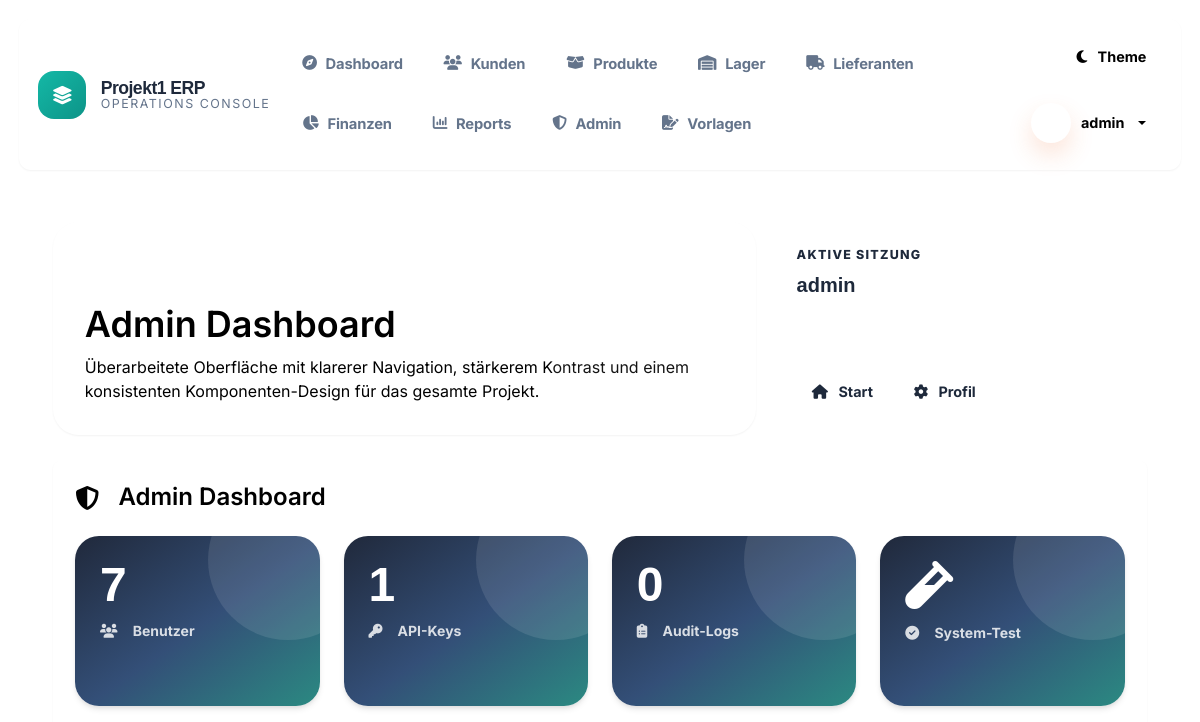
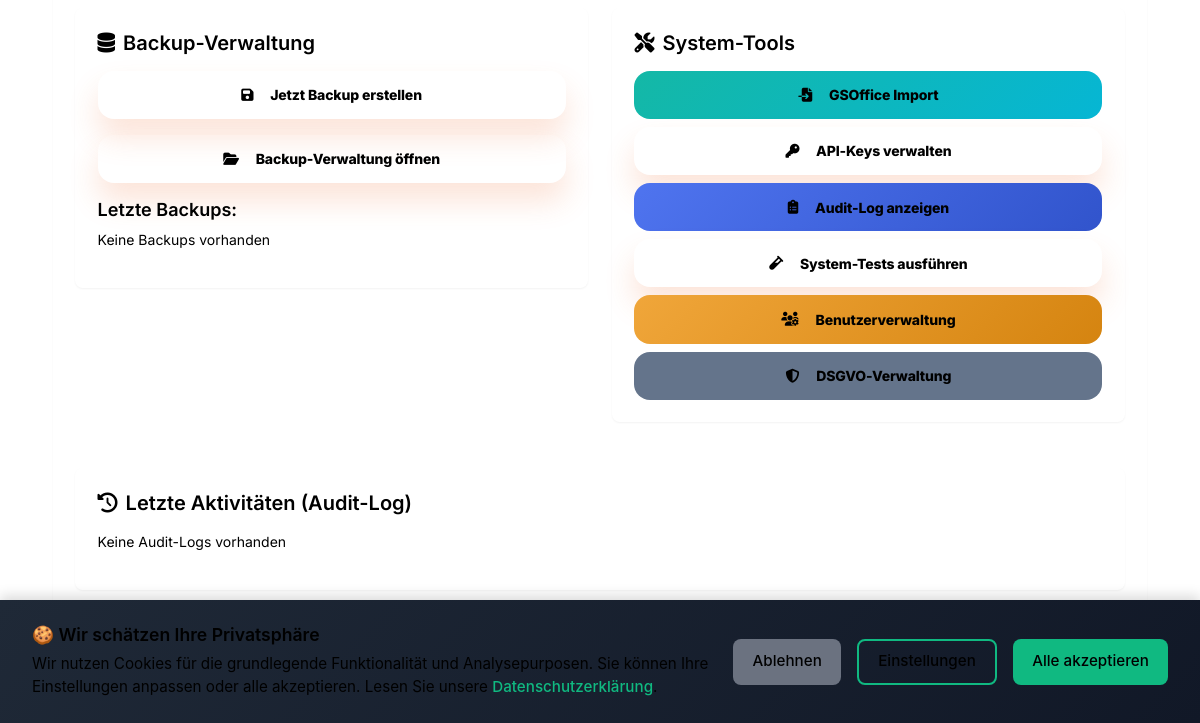
/admin_dashboard.php (signed in), run on an earlier commit of the app's database (2 pictures, top to bottom).
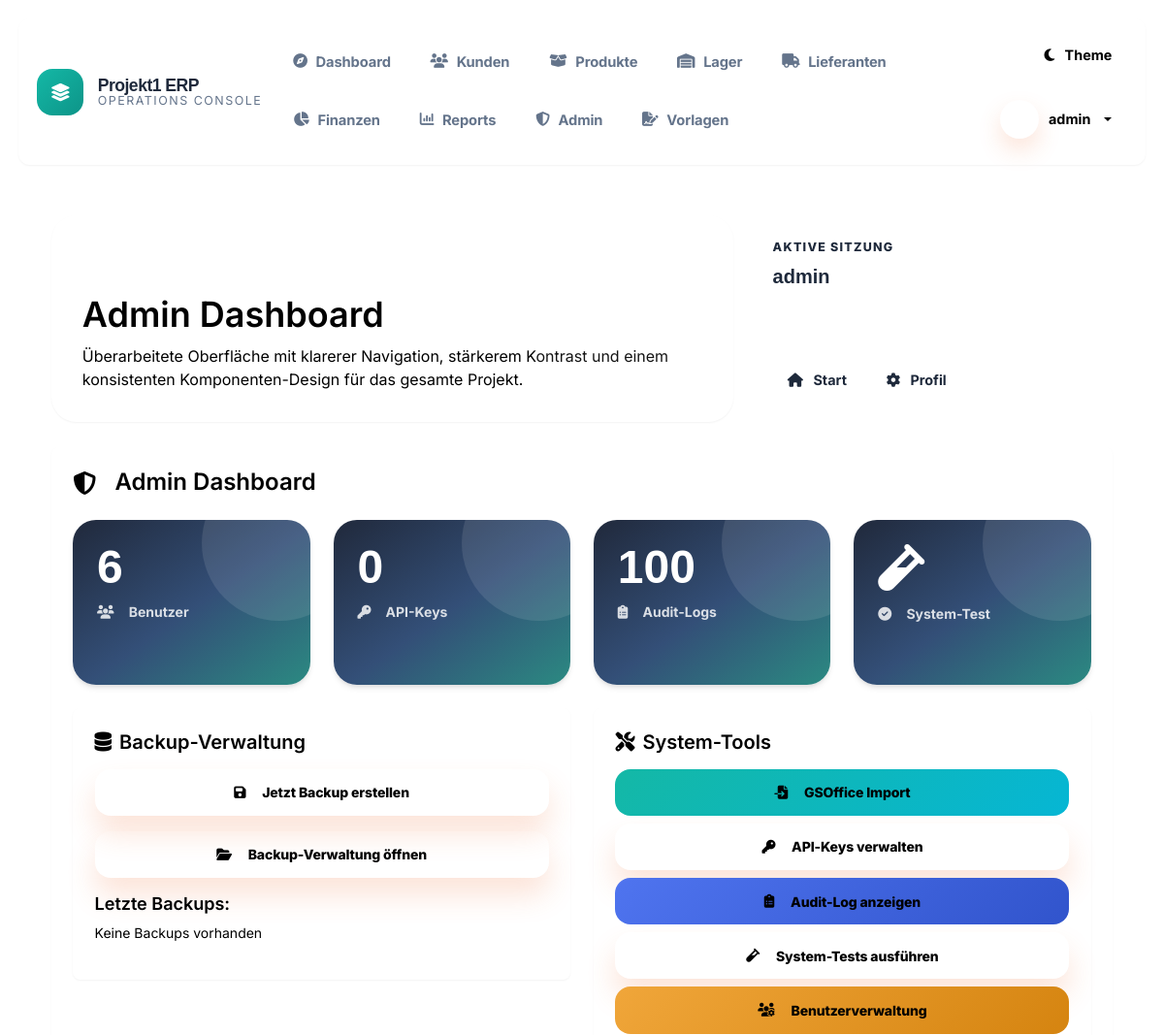
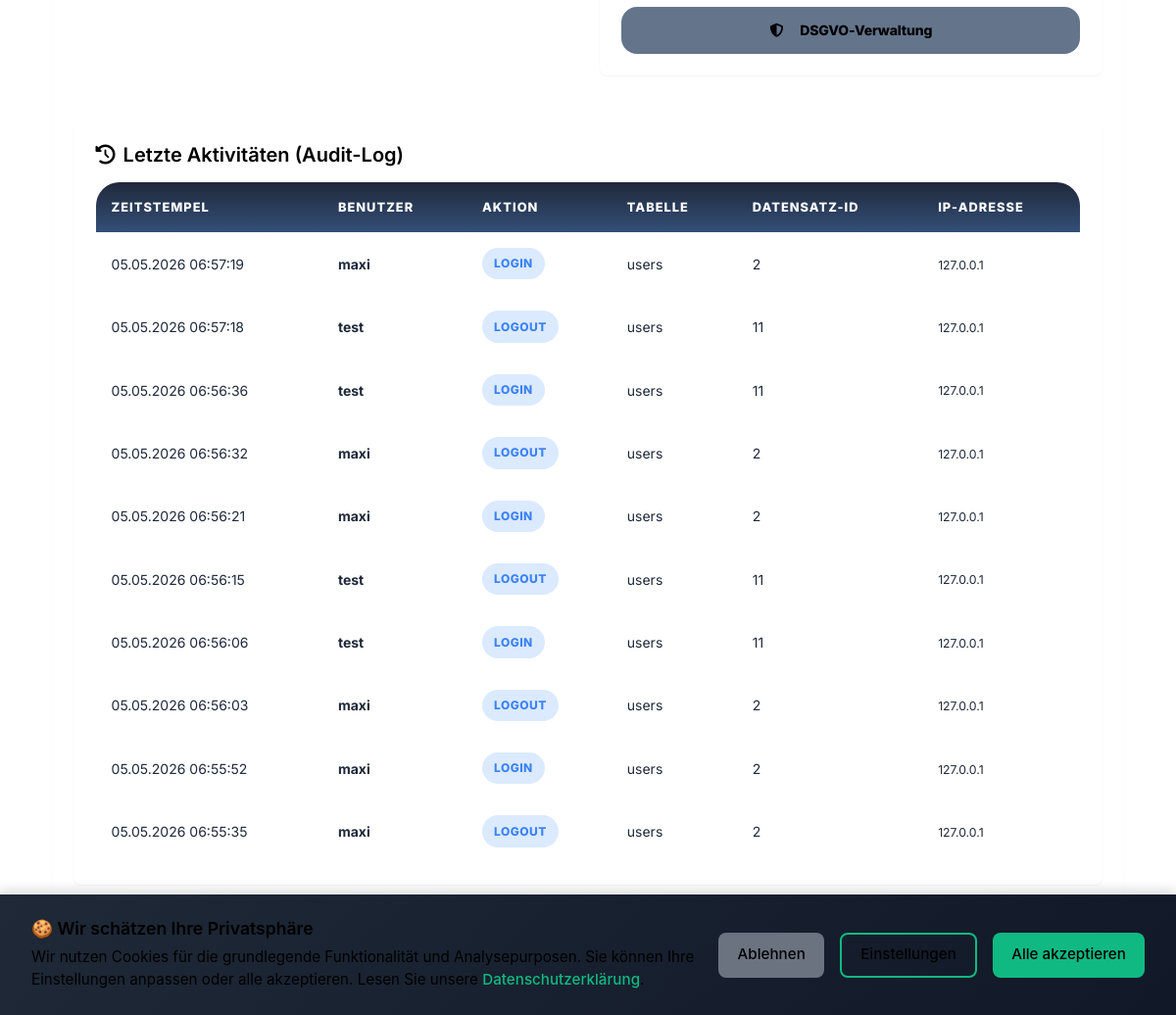
And on a later commit of the database (2 pictures, top to bottom).
### tables this page shows
CREATE TABLE audit_log (
    id INTEGER PRIMARY KEY AUTOINCREMENT,
    user_id INTEGER,
    username TEXT,
    action TEXT NOT NULL,
    table_name TEXT NOT NULL,
    record_id INTEGER,
    old_value TEXT,
    new_value TEXT,
    ip_address TEXT,
    user_agent TEXT,
    timestamp DATETIME DEFAULT CURRENT_TIMESTAMP
);

### admin_dashboard.php (the view, shortened to what the rows shown need)
<?php
require_once 'db_connection.php';
$stmt = $PDO->query("SELECT * FROM audit_log ORDER BY timestamp DESC LIMIT 10");
$recent_logs = $stmt->fetchAll();
include 'includes/header.php';
?>
<div class="dashboard-card">
    <h2 class="section-title mb-4">
        <i class="fas fa-shield-alt me-2"></i>Admin Dashboard
    </h2>
    <div class="dashboard-card" id="audit-log">
        <?php if (!empty($recent_logs)): ?>
            <div class="modern-table">
                <table class="table">
                    <thead>
                        <tr>
                            <th>Zeitstempel</th>
                            <th>Benutzer</th>
                            <th>Aktion</th>
                            <th>Tabelle</th>
                            <th>Datensatz-ID</th>
                            <th>IP-Adresse</th>
                        </tr>
                    </thead>
                    <tbody>
                        <?php foreach ($recent_logs as $log): ?>
                        <tr>
                            <td><?= date('d.m.Y H:i:s', strtotime($log['timestamp'])) ?></td>
                            <td><strong><?= htmlspecialchars($log['username']) ?></strong></td>
                            <td>
                                <span class="status-badge badge-info">
                                    <?= htmlspecialchars($log['action']) ?>
                                </span>
                            </td>
                            <td><?= htmlspecialchars($log['table_name']) ?></td>
                            <td><?= htmlspecialchars($log['record_id']) ?></td>
                            <td><small><?= htmlspecialchars($log['ip_address']) ?></small></td>
                        </tr>
                        <?php endforeach; ?>
                    </tbody>
                </table>
            </div>
        <?php else: ?>
            <p class="text-muted">Keine Audit-Logs vorhanden</p>
        <?php endif; ?>
    </div>
</div>
<?php include 'includes/footer.php'; ?>

What changed in the data, as far as the page shows it:
added audit_log: timestamp "05.05.2026 06:57:19", username "maxi", action "LOGIN", table_name "users", record "2", ip_address "127.0.0.1"
added audit_log: timestamp "05.05.2026 06:57:18", username "test", action "LOGOUT", table_name "users", record "11", ip_address "127.0.0.1"
added audit_log: timestamp "05.05.2026 06:56:36", username "test", action "LOGIN", table_name "users", record "11", ip_address "127.0.0.1"
added audit_log: timestamp "05.05.2026 06:56:32", username "maxi", action "LOGOUT", table_name "users", record "2", ip_address "127.0.0.1"
added audit_log: timestamp "05.05.2026 06:56:21", username "maxi", action "LOGIN", table_name "users", record "2", ip_address "127.0.0.1"
added audit_log: timestamp "05.05.2026 06:56:15", username "test", action "LOGOUT", table_name "users", record "11", ip_address "127.0.0.1"
added audit_log: timestamp "05.05.2026 06:56:06", username "test", action "LOGIN", table_name "users", record "11", ip_address "127.0.0.1"
added audit_log: timestamp "05.05.2026 06:56:03", username "maxi", action "LOGOUT", table_name "users", record "2", ip_address "127.0.0.1"
added audit_log: timestamp "05.05.2026 06:55:52", username "maxi", action "LOGIN", table_name "users", record "2", ip_address "127.0.0.1"
added audit_log: timestamp "05.05.2026 06:55:35", username "maxi", action "LOGOUT", table_name "users", record "2", ip_address "127.0.0.1"
Also different on the page:
$stats['users']: "7" → "6"
$stats['api_keys']: "1" → "0"
$stats['audit_logs']: "0" → "100"
text no longer shown: "Keine Audit-Logs vorhanden"
text now shown: "ZEITSTEMPEL BENUTZER AKTION TABELLE DATENSATZ-ID IP-ADRESSE"
